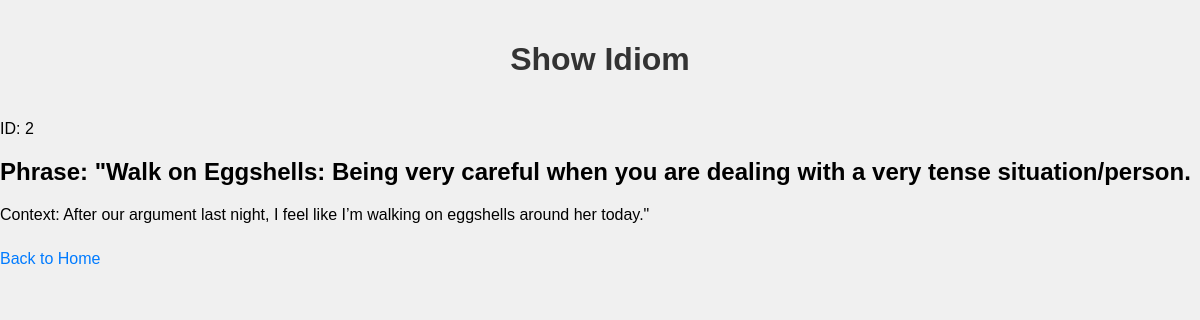
The app's page /show/2, older data.
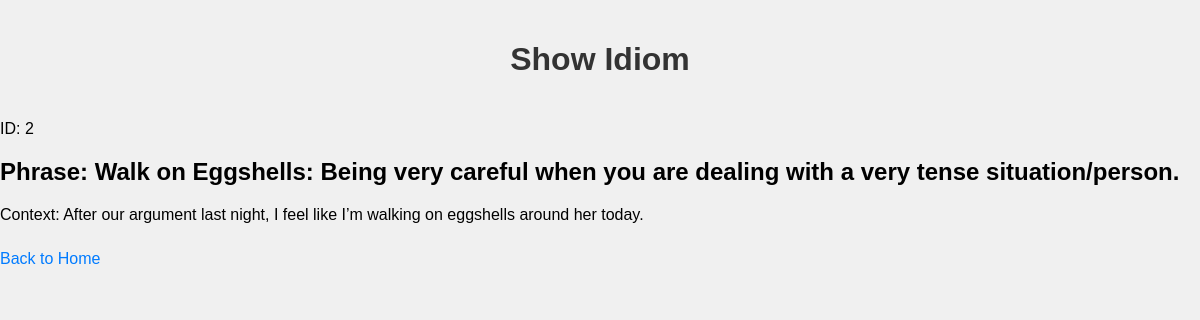
The same page, newer data.
### main.py (models this page shows)
class Idiom(db.Model):
    id = db.Column(db.Integer, primary_key=True)
    phrase = db.Column(db.String(80), unique=True, nullable=False)
    context = db.Column(db.String(120), nullable=False)

### main.py (the view)
@app.route('/show/<int:id>')
def show_idiom(id):
    idiom = Idiom.query.get_or_404(id)
    return render_template('show_idiom.html', idiom=idiom)

### templates/show_idiom.html (shortened to what this page needs)
<!DOCTYPE html>
<html>
    <head>
        <link rel="stylesheet" href="{{ url_for('static', filename='styles.css') }}">
    </head>
<body>
    <h1>Show Idiom</h1>
    <p>ID: {{ idiom.id }}</p>
    <h2>Phrase: {{ idiom.phrase }}</h2>
    <p>Context: {{ idiom.context }}</p>
    <a href="{{ url_for('home') }}">Back to Home</a>
</body>
</html>

Row changes from the older to the newer data that the page shows:
changed Idiom id 2: phrase "\"Walk on Eggshells: Being very careful when you are dealing with a very tense situation/person." → "Walk on Eggshells: Being very careful when you are dealing with a very tense situation/person."; context "After our argument last night, I feel like I’m walking on eggshells around her today.\"" → "After our argument last night, I feel like I’m walking on eggshells around her today."
